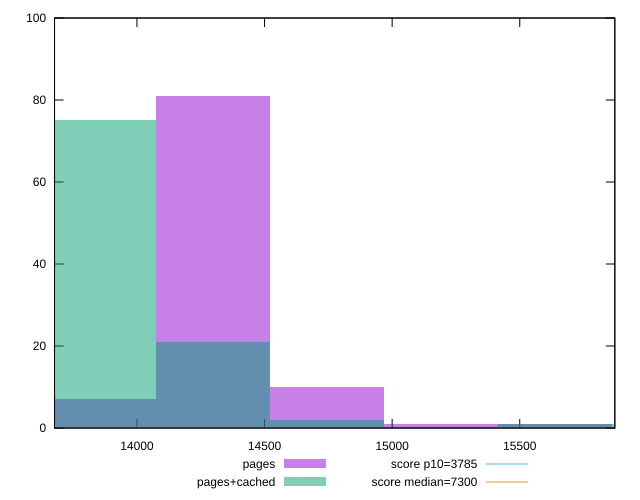

Here is the gnuplot script that generated this plot:
reset

$pages <<EOF
15637.950380081786 1
14744.353215505684 10
15191.151797793735 1
14297.554633217633 81
13850.756050929582 7
EOF

$pagesCached <<EOF
16084.748962369837 1
15637.950380081786 1
14297.554633217633 21
13850.756050929582 75
14744.353215505684 2
EOF

set key outside below
set boxwidth 446.798582288051
set xrange [13677.054100000001:15872.535]
set yrange [0:100]
set trange [0:100]
set style fill transparent solid 0.5 noborder

set parametric
set terminal svg size 640, 500 enhanced background rgb 'white'
set output "report_00019_2021-02-10T18-14-37.922Z//interactive/comparison/histogram/0_vs_1.svg"

plot $pages title "pages" with boxes, \
     $pagesCached title "pages+cached" with boxes, \
     3785,t title "score p10=3785", \
     7300,t title "score median=7300"

reset
